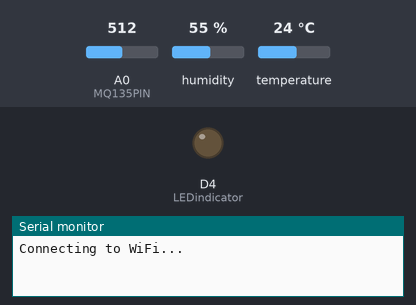
Recording of a sketch running on a simulated ESP8266 (NodeMCU). Parts: output pins drawn as LEDs (lit = HIGH), the last lines printed to the serial monitor. Inputs (shaded band) come from the test bench; at power-on: A0 (MQ135PIN) = 512, humidity 55 %, temperature 24 °C. WiFi joins after 1.5 s; servers stay silent unless stated; uploads are accepted with an empty reply; random numbers use the default seed unless the sketch sets one.

Above: at 0.1 s.
At 60.41 s:
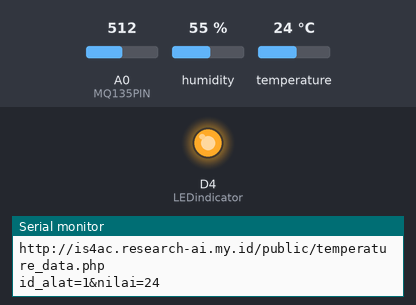
Timing chart, 0 to 123.7 s (numbered marks = the images above):
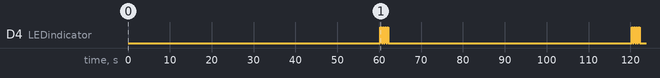

Measured:
- by itself, D4 (LEDindicator): goes 3 × (HIGH 0.30 s, LOW 0.25 s), HIGH 0.30 s, LOW 58.0 s, 3 × (HIGH 0.30 s, LOW 0.25 s), HIGH 0.30 s, then LOW

The sketch:

GmfIoTv1.ino
```cpp
///////////////////ESP ------ 1////////////////////
//            PNBP GMF CEMARAN GAS               //
//                    2024                       //
//               HAK CIPTA KODE                  //
//                                               //
///////////////////////////////////////////////////
#include <ESP8266WiFi.h>
#include <ESP8266HTTPClient.h>
#include <DHT.h>
#include <WiFiUdp.h>


#define DHTPIN D2        // Pin untuk sensor DHT-11
#define DHTTYPE DHT11    // Tipe sensor DHT-11
#define MQ135PIN A0      // Pin untuk sensor MQ-135
#define LEDindicator D4  //Built in LED

DHT dht(DHTPIN, DHTTYPE);

// SSID dan Password WiFi
const char* ssid = "KSI-STUDENT";
const char* password = "12344321";

//URL Server
String URL_temperature = "http://is4ac.research-ai.my.id/public/temperature_data.php";
String URL_metana = "http://is4ac.research-ai.my.id/public/metana_data.php";
String URL_humidity = "http://is4ac.research-ai.my.id/public/humidity_data.php";
String URL_dioksida = "http://is4ac.research-ai.my.id/public/dioksida_data.php";

//IP Local
String ip_local = "192.168.100.3";

//URL Local
String URL_temperature_local = "http://" + ip_local + "/is4ac_local/temperature_data.php";
String URL_metana_local = "http://" + ip_local + "/is4ac_local/metana_data.php";
String URL_humidity_local = "http://" + ip_local + "/is4ac_local/humidity_data.php";
String URL_dioksida_local = "http://" + ip_local + "/is4ac_local/dioksida_data.php";

///////////////////////////////////////////////////
//
//          KONFIGURASI ALAT
//
//
//////////////////////////////////////////////////

int id_alat_iot = 1;              // Untuk identifikasi tiap alat
const int tipe_data = 1;          //real = 1, dummy = 2
const int metode_kirim_data = 1;  //Otomatis = 1, Manual = 2
const int config_server = 1;      //Public =1, Local =2

//Ketik 1 Pada Serial Untuk Trigger Kirim Data Manual
///////////////////////////////////////////////////

int t;
int h;
int mq135Value;
int dioksida;

unsigned long previousMillis = 0;  // variabel untuk menyimpan waktu terakhir
const long interval = 60000;       // interval waktu (dalam milidetik)

// Fungsi untuk menginisialisasi
void setup() {
  Serial.begin(115200);
  dht.begin();
  pinMode(LEDindicator, OUTPUT);
  digitalWrite(LEDindicator, LOW);
  delay(5);
  Serial.println("Connecting to WiFi...");
  // Koneksi ke WiFi
  WiFi.begin(ssid, password);
  while (WiFi.status() != WL_CONNECTED) {
    delay(500);
    Serial.print(".");
  }
  Serial.println("WiFi connected");
  Serial.println(WiFi.localIP());
  tampilkan_konfigurasi();
  delay(5);
  getDataSensor();
  delay(5);
}

// Fungsi loop utama
void loop() {
  //CEK SENSOR
  if (isnan(h) || isnan(t)) {
    Serial.println("Failed to read from DHT sensor!");
    return;
  }

  delay(5);
  sendDataSensor();
  delay(5);
}

void tampilkan_konfigurasi() {
  Serial.println("Konfigurasi Alat Saat Ini");

  if (tipe_data == 1 || tipe_data == 2) {
    if (tipe_data == 1) {
      Serial.println("Data Menggunakan data Sensor");
    }
    if (tipe_data == 2) {
      Serial.println("Data Menggunakan data Dummy");
    }
  }

  if (metode_kirim_data == 1 || metode_kirim_data == 2) {
    if (metode_kirim_data == 1) {
      Serial.println("Data dikirim Secara Otomasi dengan interval waktu");
    }
    if (metode_kirim_data == 2) {
      Serial.println("Data dikirim secara manual menggunakan trigger");
    }
  }

  if (config_server == 1 || config_server == 2) {
    if (config_server == 1) {
      Serial.println("Menggunakan Server Public");
    }
    if (config_server == 2) {
      Serial.println("Menggunakan Server Local");
    }
  }
  Serial.println(id_alat_iot);
  delay(5);
}
void dataSensorToHTTP(int idalat, int nilaisensor, String URL) {
  getDataSensor();
  delay(20);
  String postData = (String) "id_alat=" + idalat + "&nilai=" + nilaisensor;

  WiFiClient client;
  HTTPClient http;
  http.begin(client, URL);
  http.addHeader("Content-Type", "application/x-www-form-urlencoded");

  auto httpCode = http.POST(postData);
  String payload = http.getString();
  Serial.println(URL);
  Serial.println(postData);
  Serial.println(payload);

  blinkled();
  http.end();
}

void blinkled() {
  digitalWrite(LEDindicator, HIGH);
  delay(300);
  digitalWrite(LEDindicator, LOW);
  delay(10);
}

void getDataSensor() {
  if (tipe_data == 1) {
    h = dht.readHumidity();
    t = dht.readTemperature();
    mq135Value = analogRead(MQ135PIN);
    dioksida = mq135Value + 10;
    delay(5);
  }
  if (tipe_data == 2) {
    h = random(20, 30);
    t = random(50, 40);
    mq135Value = random(10, 33);
    dioksida = random(33, 44);
    delay(5);
  }
  delay(10);
}

void sendDataSensor() {

  if (config_server == 1) {
    if (metode_kirim_data == 1) {
      unsigned long currentMillis = millis();

      if (currentMillis - previousMillis >= interval) {
        // simpan waktu terakhir
        previousMillis = currentMillis;
        dataSensorToHTTP(id_alat_iot, t, URL_temperature);
        delay(5);
        dataSensorToHTTP(id_alat_iot, h, URL_humidity);
        delay(5);
        dataSensorToHTTP(id_alat_iot, mq135Value, URL_metana);
        delay(5);
        dataSensorToHTTP(id_alat_iot, dioksida, URL_dioksida);
        delay(5);
      }
    }

    if (metode_kirim_data == 2) {
      if (Serial.available() > 0) {
        int data = Serial.parseInt();
        if (data == 1) {
          Serial.println("Proses kirim ke server");
          dataSensorToHTTP(id_alat_iot, h, URL_temperature);
          delay(5);
          dataSensorToHTTP(id_alat_iot, t, URL_metana);
          delay(5);
          dataSensorToHTTP(id_alat_iot, mq135Value, URL_humidity);
          delay(5);
          dataSensorToHTTP(id_alat_iot, dioksida, URL_dioksida);
          delay(5);
        }
      }
    }
  }
  if (config_server == 2) {
    if (metode_kirim_data == 1) {
      unsigned long currentMillis = millis();

      if (currentMillis - previousMillis >= interval) {
        // simpan waktu terakhir
        previousMillis = currentMillis;
        dataSensorToHTTP(id_alat_iot, h, URL_temperature_local);
        delay(5);
        dataSensorToHTTP(id_alat_iot, t, URL_metana_local);
        delay(5);
        dataSensorToHTTP(id_alat_iot, mq135Value, URL_humidity_local);
        delay(5);
        dataSensorToHTTP(id_alat_iot, dioksida, URL_dioksida_local);
        delay(5);
      }
    }

    if (metode_kirim_data == 2) {
      if (Serial.available() > 0) {
        int data = Serial.parseInt();
        if (data == 1) {
          Serial.println("Proses Kirim data Local");
          dataSensorToHTTP(id_alat_iot, h, URL_temperature_local);
          delay(5);
          dataSensorToHTTP(id_alat_iot, t, URL_metana_local);
          delay(5);
          dataSensorToHTTP(id_alat_iot, mq135Value, URL_humidity_local);
          delay(5);
          dataSensorToHTTP(id_alat_iot, dioksida, URL_dioksida_local);
          delay(5);
        }
      }
    }
  }
}
```
